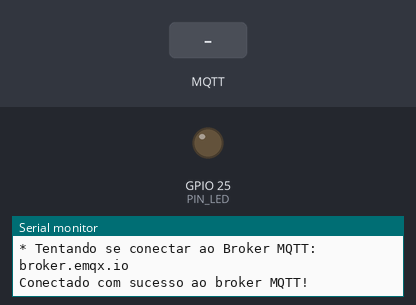
Simulated run of this sketch. Board: ESP32. On the bench: output pins drawn as LEDs (lit = HIGH), the last lines printed to the serial monitor. The test bench sets the inputs (shaded band). WiFi joins after 1.5 s; servers stay silent unless stated; random numbers use the default seed unless the sketch sets one; no MQTT or app messages arrive unless stated.

Above: at 5.7 s.
5.8 s: MQTT message "L" arrives on the first subscribed topic
At 7.8 s:
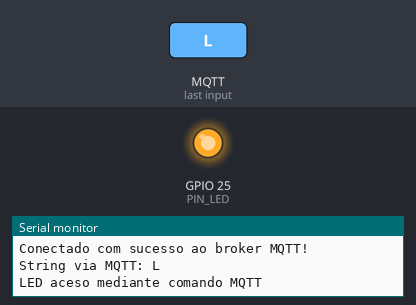
8.1 s: MQTT message "D" arrives on the first subscribed topic
At 9.4 s:
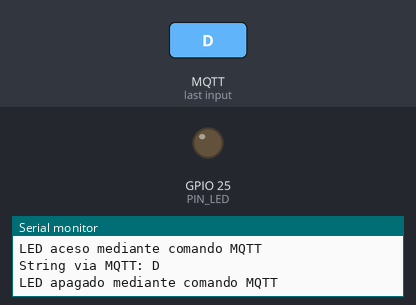
Timing chart, 0 to 11.1 s (numbered marks = the images above; inputs shaded):
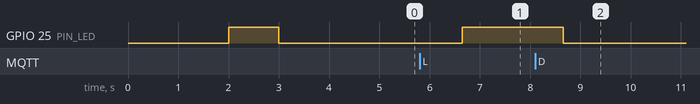

Measured:
- after the input at 5.8 s, GPIO 25 (PIN_LED): LOW → HIGH after 0.85 s
- after the input at 8.1 s, GPIO 25 (PIN_LED): HIGH → LOW after 0.55 s

The sketch:

main.ino
```cpp
#include "secret.h"

#include <WiFi.h>
#include <PubSubClient.h>

/* Definicoes para o MQTT */
#define TOPICO_SUBSCRIBE_LED         "topico_liga_desliga_led"
#define TOPICO_PUBLISH_TEMPERATURA   "topico_sensor_temperatura"

//id mqtt (para identificação de sessão)
#define ID_MQTT  "IoT_PUC_eng_comp_mqtt"

// Global var
long numAleatorio;
const int PIN_LED = 25;
const int BROKER_PORT = 1883;
//const char* BROKER_MQTT = "test.mosquitto.org";
const char* BROKER_MQTT = "broker.emqx.io";   // broker se mosquitto down

// Global objetos MQTT
WiFiClient espClient;
PubSubClient MQTT(espClient);

/* Metodos */
void initWiFi(void);
void initMQTT(void);
void mqtt_callback(char* topic, byte* payload, unsigned int length);
void reconnectMQTT(void);
void reconnectWiFi(void);
void VerificaConexoesWiFIeMQTT(void);

void initWiFi(void)
{
  delay(10);
  Serial.println("------Conexao WI-FI------");
  Serial.print("Conectando-se na rede: ");
  Serial.println(SSID);
  Serial.println("Aguarde");

  reconnectWiFi();
}


void initMQTT(void)
{
  MQTT.setServer(BROKER_MQTT, BROKER_PORT);
  MQTT.setCallback(mqtt_callback);
}

void mqtt_callback(char* topic, byte* payload, unsigned int length)
{
  String msg;
  for (int i = 0; i < length; i++)
  {
    char c = (char)payload[i];
    msg += c;
  }

  Serial.print("String via MQTT: ");
  Serial.println(msg);

  if(msg.equals("L"))
  {
    digitalWrite(PIN_LED, HIGH);
    Serial.println("LED aceso mediante comando MQTT");
  }

  else if (msg.equals("D"))
  {
    digitalWrite(PIN_LED, LOW);
    Serial.println("LED apagado mediante comando MQTT");
  }

  else Serial.println("Não identificou comando MQTT");
}

void reconnectMQTT(void)
{
  while (!MQTT.connected())
  {
    Serial.print("* Tentando se conectar ao Broker MQTT: ");
    Serial.println(BROKER_MQTT);

    if (MQTT.connect(ID_MQTT))
    {
      Serial.println("Conectado com sucesso ao broker MQTT!");
      MQTT.subscribe(TOPICO_SUBSCRIBE_LED);
    }

    else
    {
      Serial.println("Falha ao reconectar no broker.");
      Serial.println("Havera nova tentativa de conexao em 2s");
      delay(2000);
    }
  }
}

void VerificaConexoesWiFIeMQTT(void)
{
  if (!MQTT.connected())
    reconnectMQTT(); //se não há conexão com o Broker, a conexão é refeita

  reconnectWiFi(); //se não há conexão com o WiFI, a conexão é refeita
}

void reconnectWiFi(void)
{
  if (WiFi.status() == WL_CONNECTED)
    return;

  WiFi.begin(SSID, PASSWORD); // Conectar WI-FI

  while (WiFi.status() != WL_CONNECTED)
  {
    delay(100);
    Serial.println(".");
  }

  Serial.println();
  Serial.print("Conectado com sucesso na rede ");
  Serial.print(SSID);
  Serial.println("\nIP obtido: ");
  Serial.println(WiFi.localIP());
}

void setup()
{
  Serial.begin(9600);
  delay(1000);
  Serial.println("\nDisciplina IoT: acesso a nuvem via ESP32");
  delay(1000);

  pinMode(PIN_LED, OUTPUT);

  digitalWrite(PIN_LED, HIGH);
  delay(1000);
  digitalWrite(PIN_LED, LOW);

  // GERANDO TEMPERATURA COMO UM NÚMERO ALEATÓRIO
  randomSeed(analogRead(0));

  initWiFi();
  initMQTT();
}

void loop()
{
  char temperatura_str[10] = {0};

  VerificaConexoesWiFIeMQTT();

  // valor aleatorio entre 10 e 100
  numAleatorio = random(10, 101);

  // formata a temperatura como string
  sprintf(temperatura_str, "%dC", numAleatorio);

  /*  Publica a temperatura */
  MQTT.publish(TOPICO_PUBLISH_TEMPERATURA, temperatura_str);

  /* keep-alive da comunicação com broker MQTT */
  MQTT.loop();
  delay(2000);
}
```

secret.h
```cpp
#ifndef SECRET_H
#define SECRET_H

const char* SSID = "iPhone de F.Lima";
const char* PASSWORD = "21061313";

#endif
```
